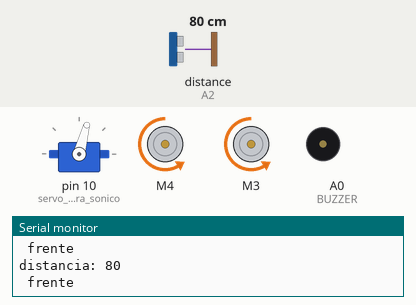
Recording of a sketch running on a simulated Arduino Uno, built with avr-gcc and run on an emulated ATmega328P. On the bench: servo, 2 × DC motor (green arrow = forward, orange = backward, longer = faster), buzzer (waves = sounding), the last lines printed to the serial monitor. Wiring (inferred from the names in the program): ultrasonic range finder: trigger A1; echo A2. The test bench sets the inputs (shaded band); at power-on: distance to the obstacle (sensor on A2) 80 cm. The echo pulse lasts 58.3 µs per cm.

Above: at 1.7 s.
1.8 s: distance to the obstacle (sensor on A2) set to 30 cm
3.5 s: distance to the obstacle (sensor on A2) set to 24 cm
At 3.87 s:
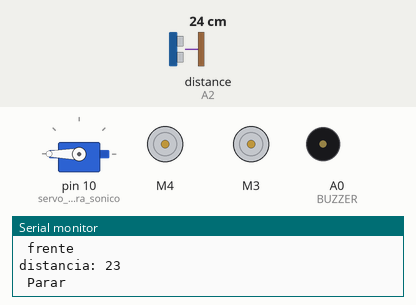
At 5.7 s:
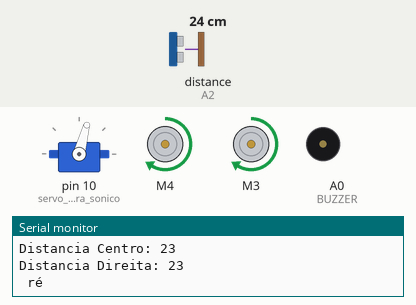
Timing chart, 0 to 13.0 s (numbered marks = the images above; inputs shaded):
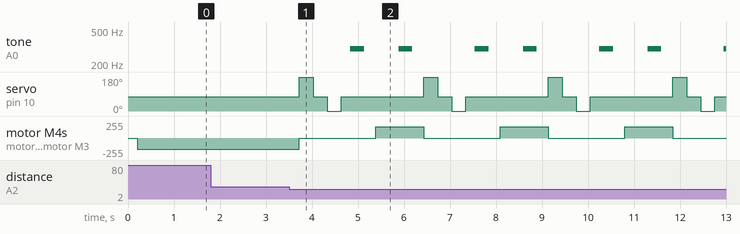

Measured:
- the behaviour switches between 27 and 26 cm on distance to the obstacle (sensor on A2) (found by bisection; images 0 and 1)
- after the input at 3.5 s, tone on A0 (BUZZER): silent → 300 Hz after 1.3 s, then repeats every 2.7 s: silent 0.75 s, 300 Hz 0.30 s, silent 1.4 s, 300 Hz 0.30 s; servo on pin 10 (servo_ultra_sonico): 75° → 180° after 0.23 s, then repeats every 2.7 s: 75° 0.30 s, 0° 0.30 s, 75° 1.8 s, 180° 0.30 s

The sketch:

CarAutV2.ino
```cpp
// inclusão de bibliotecas.
#include <Servo.h>
#include <Ultrasonic.h>
#include <AFMotor.h>   //biblioteca de manipulação de motores DCs.

//definindo os pinos
#define HC_SR04_TRIGGER A1 // Define o pino do Trigger do sensor ultrassônico no pino ANALÓGICO A2
#define HC_SR04_ECHO A2   // Define o pino do Echo do sensor ultrassônico no pino ANALÓGICO A3
#define BUZZER A0
AF_DCMotor motor1(4);    // Define o motor1 ligado ao M3
AF_DCMotor motor2(3);    // Define o motor2 ligado ao M4

Ultrasonic ultrasonic(HC_SR04_TRIGGER,HC_SR04_ECHO);
Servo servo_ultra_sonico;
int distancia_cm = 0;   //variável do valor da distância

void setup() {
  Serial.begin(9600);

  //configurações do servos motores
  servo_ultra_sonico.attach(10);   // Define o mini servo motor ligado no pino 10.
  pinMode(HC_SR04_TRIGGER, OUTPUT );
  pinMode(HC_SR04_ECHO, INPUT);
  pinMode(BUZZER, OUTPUT);
  motor1.setSpeed(170);       // Define a velocidade para os motores 1.A velocidade máxima é 255
  motor2.setSpeed(170);       // Define a velocidade para os motores 2. A velocidade máxima é 255
  servo_ultra_sonico.write(90);   // O servo do sensor se inicia a 90 graus (meio)
  rotacao_Parado;
}

void loop() {
  andar();
}

// Função para chamar outras funções e definir o que o robô fará
void andar() {
  reposicionaServoSonar();
  int distancia = lerSonar();
  Serial.print("distancia: ");
  Serial.println(distancia);
  if (distancia > 25) {
    rotacao_Frente();
  } else {
    rotacao_Parado();
    posicionaCarroMelhorCaminho();
    andar();
  }
}

// Função para ler e calcular a distância do sensor ultrassônico
int lerSonar() {
   return ultrasonic.Ranging(CM);
}

// Função para calcular a distância do centro
int calcularDistanciaCentro() {
  servo_ultra_sonico.write(75);
  delay(300);
  int leituraDoSonar = lerSonar();

  Serial.print("Distancia Centro: ");
  Serial.println(leituraDoSonar);
  return leituraDoSonar;       // Retorna a distância
}

// Função para calcular a distância da direita
int calcularDistanciaDireita() {
  servo_ultra_sonico.write(0);
  delay(300);
  int leituraDoSonar = lerSonar();
  Serial.print("Distancia Direita: ");
  Serial.println(leituraDoSonar);
  return leituraDoSonar;
}

// Função para calcular a distância da esquerda
int calcularDistanciaEsquerda() {
  servo_ultra_sonico.write(180);
  delay(300);
  int leituraDoSonar = lerSonar();
  Serial.print("Distancia Esquerda: ");
  Serial.println(leituraDoSonar);
  return leituraDoSonar;
}

// Função para pegar as distâncias lidas e calcular qual a melhor distancia
char calculaMelhorDistancia() {
  int esquerda = calcularDistanciaEsquerda();
  int centro = calcularDistanciaCentro();
  int direita = calcularDistanciaDireita();
  reposicionaServoSonar();
  int maiorDistancia = 0;
  char melhorDistancia = '0';

  if (centro > direita && centro > esquerda) {
    melhorDistancia = 'c';
    maiorDistancia = centro;
  } else if (direita > centro && direita > esquerda) {
    melhorDistancia = 'd';
    maiorDistancia = direita;
  } else if (esquerda > centro && esquerda > direita) {
    melhorDistancia = 'e';
    maiorDistancia = esquerda;
  }
  if (maiorDistancia <= 25) {
    rotacao_Re();
    posicionaCarroMelhorCaminho();
  }
  reposicionaServoSonar();
  return melhorDistancia;
}

// Função para colocar o carrinho na melhor distância, isto é, girá-lo para a melhor distância
void posicionaCarroMelhorCaminho() {
  char melhorDist = calculaMelhorDistancia();
  Serial.print("melhor Distancia: ");
  Serial.println(melhorDist);
  if (melhorDist == 'c') {
    andar();
  } else if (melhorDist == 'd') {
    rotacao_Direita();
  } else if (melhorDist == 'e') {
    rotacao_Esquerda();
  } else {
    rotacao_Re();
  }
  reposicionaServoSonar();
}

// Função para deixar o sensor ultrasonic do robô no centro
void reposicionaServoSonar() {
  servo_ultra_sonico.write(75);
  delay(200);
}

// Função para fazer o carro parar
void rotacao_Parado()
{
  Serial.println(" Parar ");
  motor1.run(RELEASE); // Motor para
  motor2.run(RELEASE);
}

// Função para fazer o robô andar para frente
void rotacao_Frente()
{
  Serial.println(" frente ");
  motor1.run(BACKWARD); // Roda vai para frente
  motor2.run(BACKWARD); // Roda vai para frente
  delay(500);
}

// Função que faz o robô andar para trás e emite som quando ele dá ré
void rotacao_Re()
{
  Serial.println(" ré ");
  tone(A0, 300, 300);    // Configuração do tom do som
  digitalWrite(BUZZER, HIGH);
  delay(500);
  digitalWrite(BUZZER, LOW);
  delay(50);
  motor1.run(FORWARD);    // Roda vai para trás
  motor2.run(FORWARD);    // Roda vai para trás
  delay(500);
  tone(A0, 300, 300);
  digitalWrite(BUZZER, HIGH);
  delay(500);
  digitalWrite(BUZZER, LOW);
  delay(50);

  rotacao_Parado();
}

// Função que faz o robô virar à direita
void rotacao_Direita()
{
  Serial.println(" Para a direita ");
  motor1.run(FORWARD); // Roda vai para frente
  motor2.run(BACKWARD); // Roda vai para trás
  delay(100);
}

// Função que faz o robô virar à esquerda
void rotacao_Esquerda()
{
  Serial.println(" Para a esquerda ");
  motor1.run(BACKWARD); // Roda vai para trás
  motor2.run(FORWARD); // Roda vai para frente
  delay(100);
}
```
